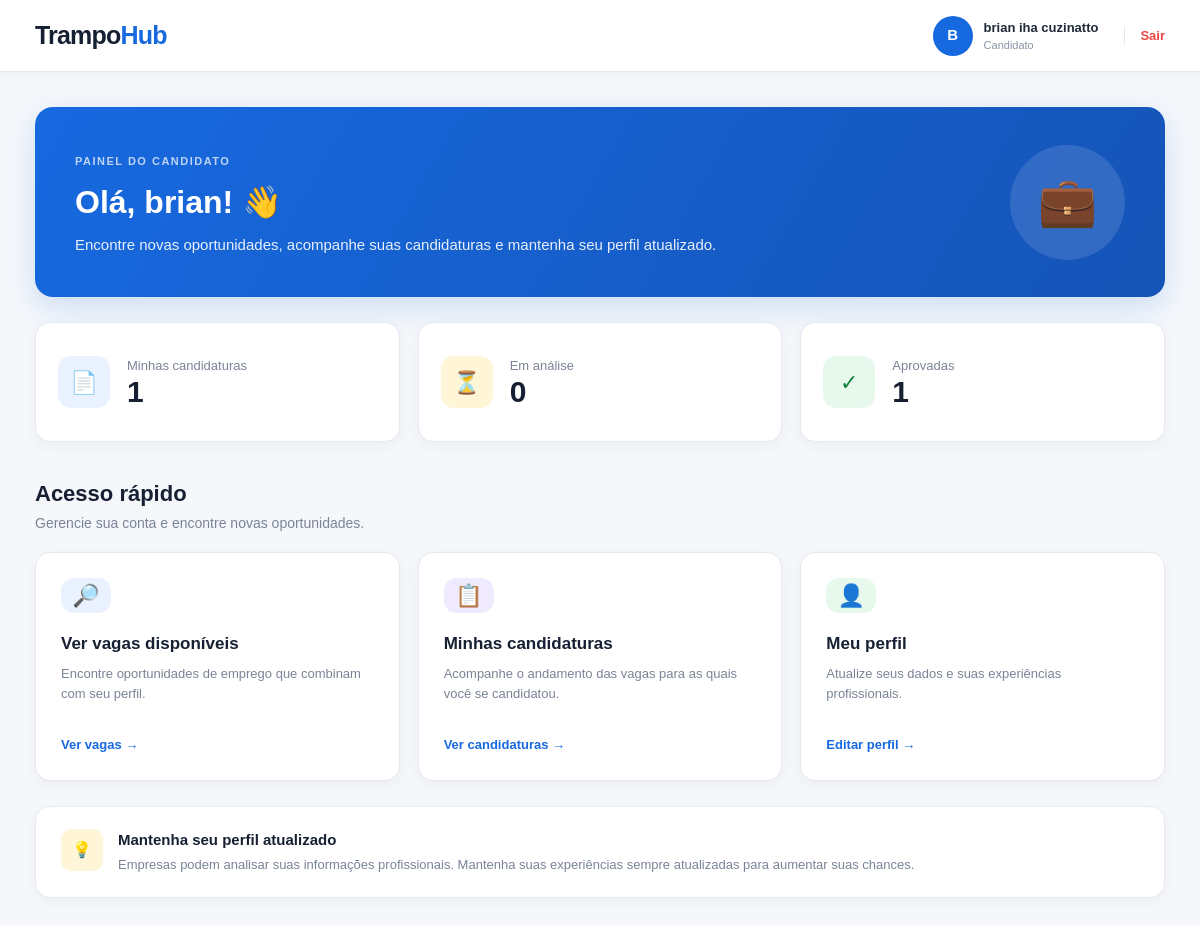
Before: /candidato (signed in) with the older database file.
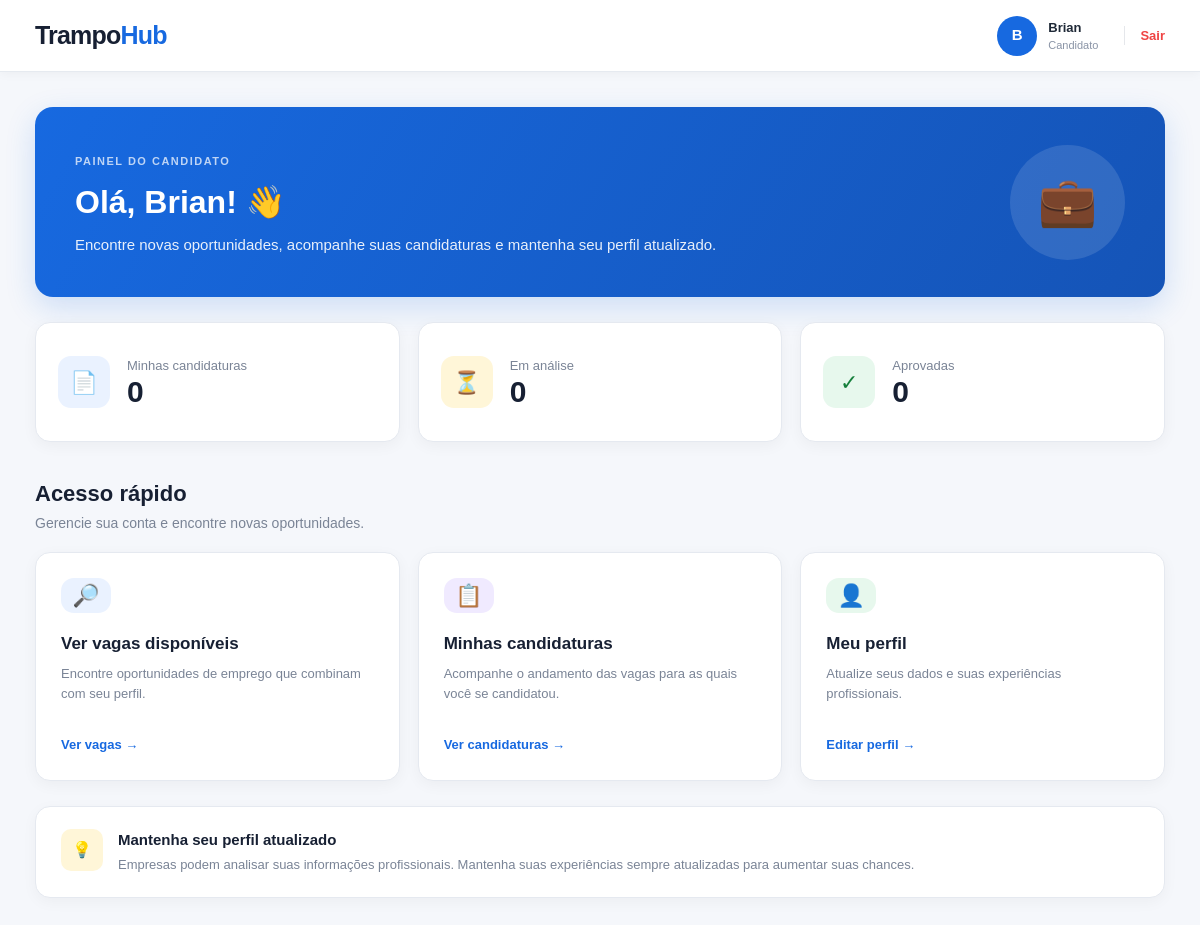
After: the same page with the newer database file.
### models.py (models this page shows)
class Usuario(Base):
    __tablename__ = "usuarios"
    id = Column(Integer, primary_key=True, autoincrement=True)
    tipo = Column(String(20), nullable=False)  # "candidato" ou "empresa"
    nome = Column(String(150), nullable=False)
    email = Column(String(150), unique=True, nullable=False)
    telefone = Column(String(30))
    endereco = Column(String(200))
    senha = Column(String(255), nullable=False)
    experiencias = Column(Text)
    cnpj = Column(String(20))
    area = Column(String(100))
    descricao = Column(Text)
    vagas = relationship(
        "Vaga",
        back_populates="empresa",
        cascade="all, delete-orphan",
    )
    candidaturas = relationship(
        "Candidatura",
        back_populates="candidato",
        cascade="all, delete-orphan",
    )

### routes.py (the view)
@bp.route("/candidato")
def candidato():
    usuario = exigir_login()
    if not usuario:
        return redirect(url_for("routes.login", tipo="candidato"))
    if usuario.tipo != "candidato":
        return redirect(url_for("routes.empresa"))
    db = get_db()
    candidaturas = (
        db.query(Candidatura)
        .filter(Candidatura.candidato_id == usuario.id)
        .all()
    )
    total_candidaturas = len(candidaturas)
    em_analise = sum(1 for c in candidaturas if c.status == "Em Análise")
    aprovadas = sum(1 for c in candidaturas if c.status == "Aprovado")
    return render_template(
        "candidato.html",
        candidato=usuario,
        total_candidaturas=total_candidaturas,
        em_analise=em_analise,
        aprovadas=aprovadas,
    )

### database.py (called while the page is built)
def get_db():
    if "db" not in g:
        g.db = SessionLocal()
    return g.db

### routes.py (called while the page is built)
def usuario_logado():
    usuario_id = session.get("usuario_id")
    if usuario_id is None:
        return None
    return get_db().get(Usuario, usuario_id)

def exigir_login():
    return usuario_logado()

### templates/candidato.html (shortened to what the changed rows need)
<!DOCTYPE html>
<html lang="pt-BR">
<head>
    <link
        rel="stylesheet"
        href="{{ url_for('static', filename='style.css') }}"
    >
</head>
<body>
    <header class="topbar">
        <div class="topbar-content">
            <div class="user-menu">
                <div class="user-avatar">
                    {{ candidato.nome[0]|upper }}
                </div>
                <div class="user-info">
                    <strong>
                        {{ candidato.nome }}
                    </strong>
                    <span>
                        Candidato
                    </span>
                </div>
                <a
                    href="{{ url_for('routes.logout') }}"
                    class="logout-link"
                >
                    Sair
                </a>
            </div>
        </div>
    </header>
    <main class="dashboard">
        <section class="welcome">
            <div class="welcome-text">
                <span class="welcome-label">
                    PAINEL DO CANDIDATO
                </span>
                <h1>
                    Olá, {{ candidato.nome.split()[0] }}! 👋
                </h1>
                <p>
                    Encontre novas oportunidades, acompanhe suas
                    candidaturas e mantenha seu perfil atualizado.
                </p>
            </div>
        </section>
        <section class="stats">
            <div class="stat">
                <div class="stat-content">
                    <span>
                        Minhas candidaturas
                    </span>
                    <strong>
                        {{ total_candidaturas }}
                    </strong>
                </div>
            </div>
            <div class="stat">
                <div class="stat-content">
                    <span>
                        Aprovadas
                    </span>
                    <strong>
                        {{ aprovadas }}
                    </strong>
                </div>
            </div>
        </section>
        <section class="section">
            <div class="section-heading">
                <div>
                    <h2>
                        Acesso rápido
                    </h2>
                </div>
            </div>
        </section>
    </main>
</body>
</html>

Changed rows visible on the page:
changed Usuario: nome "brian iha cuzinatto" → "Brian"; nome "brian" → "Brian"
Other visible differences:
{{ total_candidaturas }}: "1" → "0"
{{ aprovadas }}: "1" → "0"
